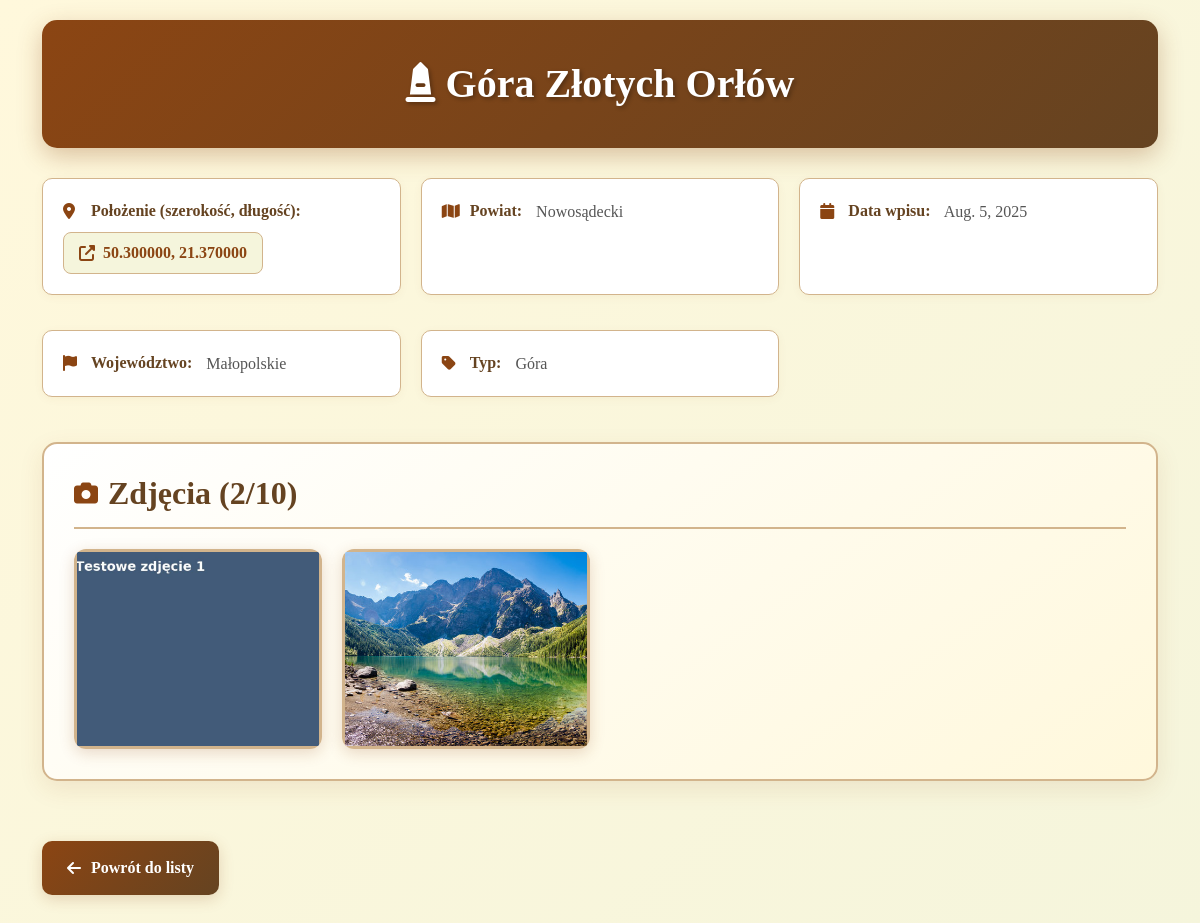
Page /rekordy/1/ on the committed database.
### aplikacja/models.py (models this page shows, shortened)
class Obiekt(models.Model):
    polozenie_szerokosc = models.FloatField(validators=[MinValueValidator(-90.0), MaxValueValidator(90.0)],null=True,blank=True)
    polozenie_dlugosc = models.FloatField(validators=[MinValueValidator(-180.0), MaxValueValidator(180.0)],null=True,blank=True)
    obiekt = models.CharField(max_length=100, blank=True,null=True)
    nazwa_geograficzna_polska = models.CharField(max_length=100)
    nazwa_geograficzna_obca = models.CharField(max_length=100, blank=True,null=True)
    wojewodztwo = models.CharField(max_length=50, blank=True,null=True)
    powiat = models.CharField(max_length=50, blank=True,null=True)
    lokalizacja = models.CharField(max_length=255, blank=True,null=True)
    typ_obiektu = models.CharField(max_length=100)
    material = models.CharField(max_length=100, blank=True,null=True)
    wysokosc = models.FloatField(blank=True, null=True, validators=[MinValueValidator(0.0)])
    szerokosc = models.FloatField(blank=True, null=True, validators=[MinValueValidator(0.0)])
    opis = models.TextField(max_length=10000, blank=True,null=True)
    inskrypcja = models.TextField(max_length=10000, blank=True,null=True)
    typ_pisma = models.CharField(max_length=100, blank=True,null=True)
    tlumaczenie = models.TextField(max_length=10000, blank=True,null=True)
    herby = models.TextField(max_length=10000, blank=True,null=True)
    genealogia = models.TextField(max_length=10000, blank=True,null=True)
    data_powstania_obiektu = models.CharField(max_length=50, blank=True,null=True)
    tom = models.CharField(max_length=50, blank=True,null=True)
    strona = models.IntegerField(validators=[MinValueValidator(0)],blank=True,null=True)
    bibliografia = models.TextField(max_length=10000, blank=True,null=True)
    odsylacze_do_zrodla = models.TextField(max_length=10000, blank=True,null=True)
    autorzy_wpisu = models.CharField(max_length=255, blank=True,null=True)
    data_wpisu = models.DateField(blank=True, null=True)
    korekta_nr_1_autor = models.CharField(max_length=255, blank=True,null=True)
    data_korekty_1 = models.DateField(blank=True, null=True)
    korekta_nr_2_autor = models.CharField(max_length=255, blank=True, null=True)
    data_korekty_2 = models.DateField(blank=True, null=True)
    imie_nazwisko_osoby_upamietnionej = models.CharField(max_length=255, blank=True,null=True)
    skan_3d = models.URLField(max_length=500, blank=True,null=True)
    STATUSY = [
        ('roboczy', 'Roboczy'),
        ('weryfikacja', 'Weryfikacja'),
        ('opublikowany', 'Opublikowany'),
        ('wycofany', 'Wycofany'),
    ]
    status = models.CharField(
        max_length=20,
        choices=STATUSY,
        default='opublikowany',
        verbose_name='Status'
    )
    class Meta:
        verbose_name = "Obiekt"
        verbose_name_plural = "Obiekty"

class Foto(models.Model):
    obiekt = models.ForeignKey('Obiekt', related_name='zdjecia', on_delete=models.CASCADE)
    plik = models.ImageField(upload_to='zdjecia/dodane')
    class Meta:
        verbose_name = "Zdjęcie"
        verbose_name_plural = "Zdjęcia"

### aplikacja/views.py (the view)
# urls.py: path('rekordy/<int:obiekt_id>/', views.szczegoly_obiektu, name='szczegoly_obiektu'),
def szczegoly_obiektu(request, obiekt_id):
    obiekt = get_object_or_404(Obiekt, pk=obiekt_id)
    zdjecia = obiekt.zdjecia.all()
    return render(request, 'szczegoly_obiektu.html', {
        'obiekt': obiekt,
        'zdjecia': zdjecia
    })

### aplikacja/templates/szczegoly_obiektu.html (shortened to what this page needs)
<!DOCTYPE html>
<html lang="pl">
<head>
    <link href="https://cdnjs.cloudflare.com/ajax/libs/bootstrap/5.3.0/css/bootstrap.min.css" rel="stylesheet">
    <link href="https://cdnjs.cloudflare.com/ajax/libs/font-awesome/6.4.0/css/all.min.css" rel="stylesheet">
</head>
<body>
    <div class="container">
        <div class="main-header text-center">
            <h1><i class="fas fa-monument"></i> {{ obiekt.nazwa_geograficzna_polska }}</h1>
        </div>
        <div class="info-grid">
            {% if obiekt.polozenie_szerokosc and obiekt.polozenie_dlugosc %}
            <div class="pole">
                <div class="field-label">
                    <i class="fas fa-map-marker-alt"></i>
                    Położenie (szerokość, długość):
                </div>
                <div class="mt-2">
                    <a href="https://www.google.com/maps?q={{ obiekt.polozenie_szerokosc }},{{ obiekt.polozenie_dlugosc }}"
                       target="_blank"
                       class="map-link">
                        <i class="fas fa-external-link-alt"></i>
                        {{ obiekt.polozenie_szerokosc|floatformat:6 }}, {{ obiekt.polozenie_dlugosc|floatformat:6 }}
                    </a>
                </div>
            </div>
            {% endif %}
            <div class="pole">
                <span class="field-label"><i class="fas fa-map"></i>Powiat:</span>
                <span class="field-value">{{ obiekt.powiat }}</span>
            </div>
            <div class="pole">
                <span class="field-label"><i class="fas fa-calendar"></i>Data wpisu:</span>
                <span class="field-value">{{ obiekt.data_wpisu }}</span>
            </div>
            {% if obiekt.wojewodztwo %}
            <div class="pole">
                <span class="field-label"><i class="fas fa-flag"></i>Województwo:</span>
                <span class="field-value">{{ obiekt.wojewodztwo }}</span>
            </div>
            {% endif %}
            <div class="pole">
                <span class="field-label"><i class="fas fa-tag"></i>Typ:</span>
                <span class="field-value">{{ obiekt.typ_obiektu }}</span>
            </div>
        </div>
        {% if zdjecia %}
        <div class="photos-section">
            <div class="photos-header">
                <i class="fas fa-camera"></i>
                <h2>Zdjęcia ({{ zdjecia|length }}/10)</h2>
            </div>
            <div class="zdjecia-container">
                {% for zdjecie in zdjecia %}
                    <div class="photo-wrapper">
                        <img src="{{ zdjecie.plik.url }}"
                             alt="{{ zdjecie.opis|default:'Zdjęcie' }}"
                             class="zdjecie"
                             onclick="openLightbox('{{ zdjecie.plik.url }}')">
                    </div>
                {% endfor %}
            </div>
        </div>
        {% endif %}
        <a href="{% url 'rekordy' %}" class="back-link">
            <i class="fas fa-arrow-left"></i>
            Powrót do listy
        </a>
    </div>
</body>
</html>

### aplikacja/templates/szczegoly_obiektu.html (style rules this page uses)
:root { --primary-brown: #8B4513; --light-brown: #D2B48C; --beige: #F5F5DC; --cream: #FFF8DC; --dark-brown: #654321; }
body { background: linear-gradient(135deg, var(--cream) 0%, var(--beige) 100%); font-family: 'Georgia', serif; min-height: 100vh; padding: 20px 0; }
.main-header { background: linear-gradient(135deg, var(--primary-brown) 0%, var(--dark-brown) 100%); color: white; padding: 40px 0; margin-bottom: 30px; border-radius: 15px; box-shadow: 0 8px 25px rgba(139, 69, 19, 0.3); }
.main-header h1 { font-size: 2.5rem; font-weight: bold; text-shadow: 2px 2px 4px rgba(0,0,0,0.3); margin: 0; }
.pole { background: white; padding: 20px; border-radius: 10px; border: 1px solid var(--light-brown); margin-bottom: 15px; box-shadow: 0 2px 10px rgba(139, 69, 19, 0.05); transition: all 0.3s ease; }
.field-label { font-weight: bold; color: var(--dark-brown); margin-right: 10px; display: inline-flex; align-items: center; }
.field-label i { color: var(--primary-brown); margin-right: 8px; width: 20px; }
.field-value { color: #555; }
.map-link { color: var(--primary-brown); text-decoration: none; font-weight: bold; transition: all 0.3s ease; display: inline-flex; align-items: center; padding: 8px 15px; background: var(--beige); border-radius: 8px; border: 1px solid var(--light-brown); }
.map-link i { margin-right: 8px; }
.photos-section { background: linear-gradient(145deg, #fff 0%, var(--cream) 100%); border: 2px solid var(--light-brown); border-radius: 15px; padding: 30px; margin: 30px 0; box-shadow: 0 8px 25px rgba(139, 69, 19, 0.1); }
.photos-header { display: flex; align-items: center; margin-bottom: 20px; padding-bottom: 15px; border-bottom: 2px solid var(--light-brown); }
.photos-header i { color: var(--primary-brown); margin-right: 10px; font-size: 1.5rem; }
.photos-header h2 { color: var(--dark-brown); margin: 0; font-weight: bold; }
.zdjecia-container { display: grid; grid-template-columns: repeat(auto-fill, minmax(200px, 1fr)); gap: 20px; margin-top: 20px; }
.photo-wrapper { position: relative; border-radius: 12px; overflow: hidden; box-shadow: 0 4px 15px rgba(139, 69, 19, 0.2); transition: all 0.3s ease; }
.zdjecie { width: 100%; height: 200px; object-fit: cover; cursor: pointer; transition: all 0.3s ease; border: 3px solid var(--light-brown); }
.back-link { display: inline-flex; align-items: center; background: linear-gradient(135deg, var(--primary-brown) 0%, var(--dark-brown) 100%); color: white; padding: 15px 25px; text-decoration: none; border-radius: 10px; font-weight: bold; transition: all 0.3s ease; box-shadow: 0 4px 15px rgba(139, 69, 19, 0.2); margin: 30px 0; }
.back-link i { margin-right: 10px; }
.info-grid { display: grid; grid-template-columns: repeat(auto-fit, minmax(300px, 1fr)); gap: 20px; }

### rows in the picture
Obiekt: nazwa_geograficzna_polska "Góra Złotych Orłów", polozenie_szerokosc "50.300000", polozenie_dlugosc "21.370000", powiat "Nowosądecki", data_wpisu "Aug. 5, 2025", wojewodztwo "Małopolskie", typ_obiektu "Góra"
Foto: plik (picture)
Foto: plik (picture)

### other values in the picture
{{ zdjecia|length }} "2"
